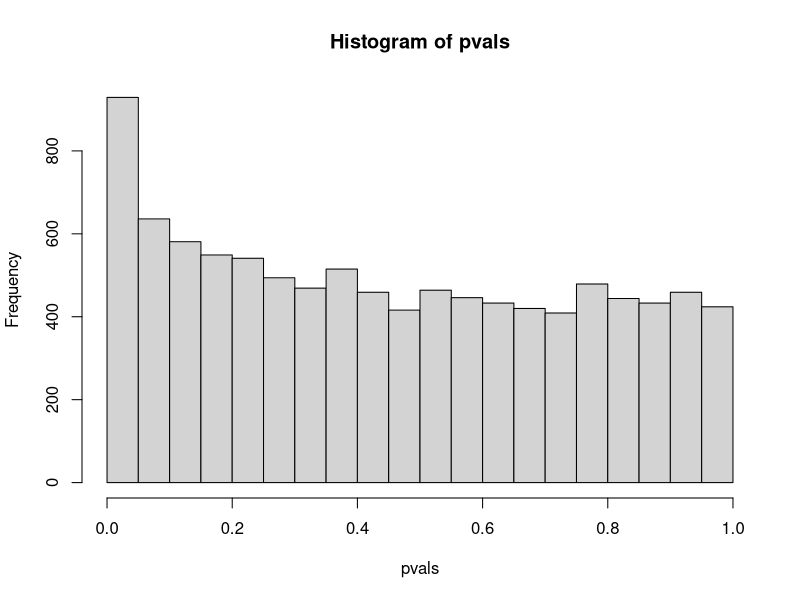
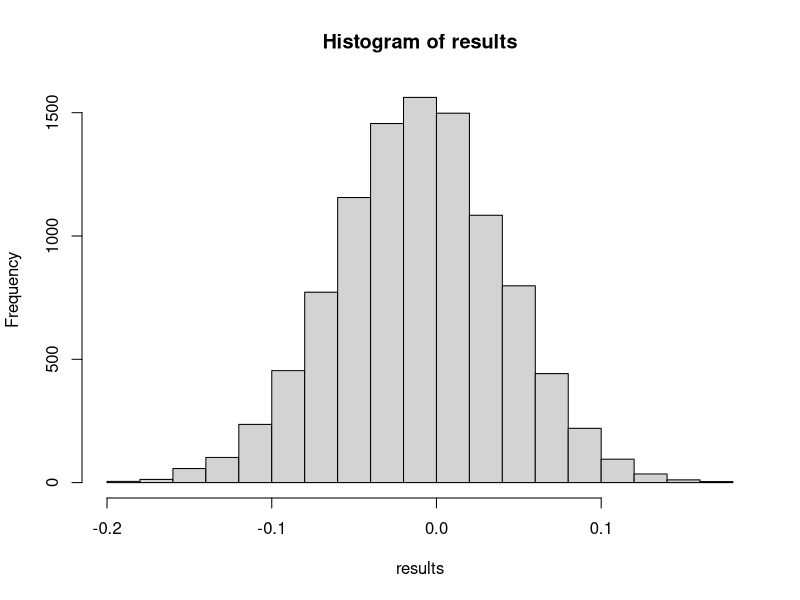
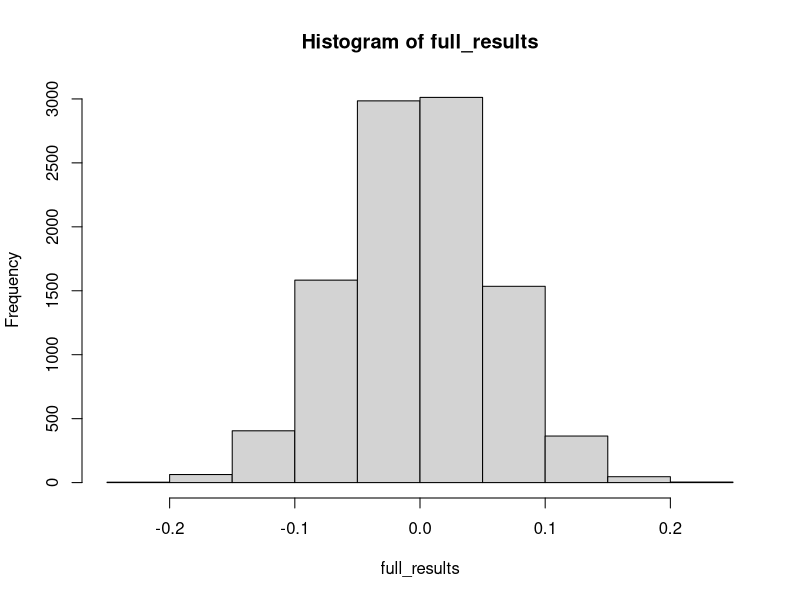
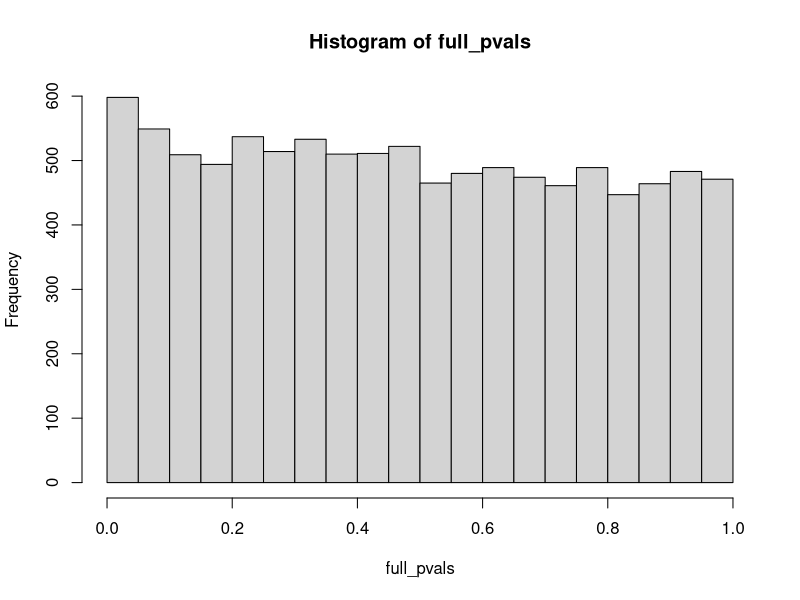

These charts were generated, in order, by the following R code: (Note: a time limit stopped this script after it produced the figures.)
## ---- chunk 1
knitr::opts_chunk$set(echo = TRUE)
library(MASS)
library(ggplot2)
## ---- chunk 2

results <- list()
pvals <- list()
full_results <- list()
full_pvals <- list()
plots <- list()
fits <- list()
full_fits <- list()
band_results <- list()
band_pvals <- list()

outcome <- 'retain_yr_2'

iters <- 10000

for (i in 1:iters) {

  N <- 2000 # number of teachers (roughly what's in the paper, per year)
  mu1 <- 0 # year 1 mean
  mu2 <- 0 # year 2 mean
  rho <- .35 # common year-to-year correlation in teacher value-added from https://www.brookings.edu/research/evaluating-teachers-the-important-role-of-value-added/
  
  # Generate bivariate normal data
  mu <- c(mu1,mu2) # Mean vector
  sigma <- matrix(c(1, rho, rho, 1),
             2) # Covariance matrix
  
  teacher_scores <- mvrnorm(N, mu = mu, Sigma = sigma ) 
  colnames(teacher_scores) <- c("Year 1 Score","Year 2 Score")
  
  # Create ME score cutoff indicator
  cutoff <- -1 # 16% of ME vs E sample were ME; qnorm(.16) = -1
  data <- data.frame(teacher_scores)
  data$ME_1 <- data$Year.1.Score < cutoff
  data$ME_2 <- data$Year.2.Score < cutoff
  
  # simulate retention
  theta <- .4 # relationship between retention probability and score
  base <- 1.5 # base rate of retention parameter
  data$prob_of_retention_yr1 <- 1/(1+exp(-1*(base + theta*data$Year.1.Score)))
  data$prob_of_retention_yr2 <- 1/(1+exp(-1*(base + theta*data$Year.2.Score)))
  
  data$retain_yr_1 <- rbinom(nrow(data), 1, data$prob_of_retention_yr1)
  data$retain_yr_2 <- rbinom(nrow(data), 1, data$prob_of_retention_yr2)
  
  # Check conditional retention rates
  mean(data$retain_yr_1[data$ME_1==1])
  mean(data$retain_yr_1[data$ME_1==0])
  
  #plot(density(data$Year.2.Score[data$ME_1==0]))
  
  # distance from cutoff
  data$yr2_dist <- abs(data$Year.2.Score - cutoff)
  data$Year.2.Score_centered <- data$Year.2.Score - cutoff
  
  # Create interaction to let slope vary after cutoff
  data$yr2_scoreXME_2 <- data$ME_2*data$Year.2.Score_centered
  
  # RD model
  RD_formula <- paste0(outcome, ' ~ ME_2 + Year.2.Score_centered + yr2_scoreXME_2')
  RD <- lm(RD_formula, data = subset(data, ME_1==0))
  band_RD <- lm(RD_formula, data = subset(data, ME_1==0 & yr2_dist < 1))
  RD_full <- lm(RD_formula, data = subset(data, yr2_dist < 1))
  
  if (i <= 10) {
    fits[[i]] <- RD
    full_fits[[i]] <- RD_full
  }
  
  results[[i]] <- RD$coefficients[[2]]
  pvals[[i]] <- summary(RD)$coefficients[[2,4]]
  
  band_results[[i]] <- band_RD$coefficients[[2]]
  band_pvals[[i]] <- summary(band_RD)$coefficients[[2,4]]
  
  full_results[[i]] <- RD_full$coefficients[[2]]
  full_pvals[[i]] <- summary(RD_full)$coefficients[[2,4]]
  
  data$est_ret_prob_yr2 <- predict(RD, data)
  
  if (i <= 10) {
    plots[[i]] <- ggplot(data, aes(x=Year.2.Score , y=retain_yr_2)) +
      stat_summary_bin(fun.y='mean', bins=20,
                       color='blue', size=2, geom='point') +
        geom_line(color='red', data=subset(data, ME_2==0 & ME_1==0), aes(x=Year.2.Score, y=est_ret_prob_yr2)) +
        geom_line(color='red', data=subset(data, ME_2==1 & ME_1==0), aes(x=Year.2.Score, y=est_ret_prob_yr2)) +
        geom_vline(xintercept=cutoff, color='black', linetype='dashed')
  }
}

results <- unlist(results)
pvals <- unlist(pvals)
full_results <- unlist(full_results)
full_pvals <- unlist(full_pvals)
band_results <- unlist(band_results)
band_pvals <- unlist(band_pvals)
hist(pvals)
hist(results)
hist(full_results)
hist(full_pvals)
## ---- chunk 3
results <- list()
pvals <- list()
full_results <- list()
full_pvals <- list()
plots <- list()
fits <- list()
full_fits <- list()
band_results <- list()
band_pvals <- list()

outcome <- 'retain_yr_2'

iters <- 10000

for (i in 1:iters) {

  N <- 2000 # number of teachers (roughly what's in the paper, per year)
  true_scores <- rnorm(N, mean=0, sd=1)
  sigma <- 2 # measurement error (gets year-to-year correlation similar to 1st section)
  Year.1.error <- rnorm(N, mean=0, sd=sigma)
  Year.2.error <- rnorm(N, mean=0, sd=sigma)
  Year.3.error <- rnorm(N, mean=0, sd=sigma)
  
  data <- data.frame(true_scores=true_scores)
  data$Year.1.Score <- data$true_scores + Year.1.error
  data$Year.2.Score <- data$true_scores + Year.2.error
  data$Year.3.Score <- data$true_scores + Year.3.error
  
  # Create ME score cutoff indicator
  cutoff <- -1 # 16% of ME vs E sample were ME; qnorm(.16) = -1
  data$ME_1 <- data$Year.1.Score < cutoff
  data$ME_2 <- data$Year.2.Score < cutoff
  
  # simulate retention
  theta <- .4 # relationship between retention probability and score
  base <- 1.5 # base rate of retention parameter
  data$prob_of_retention_yr1 <- 1/(1+exp(-1*(base + theta*data$Year.1.Score)))
  data$prob_of_retention_yr2 <- 1/(1+exp(-1*(base + theta*data$Year.2.Score)))
  
  data$retain_yr_1 <- rbinom(nrow(data), 1, data$prob_of_retention_yr1)
  data$retain_yr_2 <- rbinom(nrow(data), 1, data$prob_of_retention_yr2)
  
  # Check conditional retention rates
  mean(data$retain_yr_1[data$ME_1==1])
  mean(data$retain_yr_1[data$ME_1==0])
  
  #plot(density(data$Year.2.Score[data$ME_1==0]))
  
  # distance from cutoff
  data$yr2_dist <- abs(data$Year.2.Score - cutoff)
  data$Year.2.Score_centered <- data$Year.2.Score - cutoff
  
  # Create interaction to let slope vary after cutoff
  data$yr2_scoreXME_2 <- data$ME_2*data$Year.2.Score_centered
  
  # RD model
  RD_formula <- paste0(outcome, ' ~ ME_2 + Year.2.Score_centered + yr2_scoreXME_2')
  RD <- lm(RD_formula, data = subset(data, ME_1==0))
  band_RD <- lm(RD_formula, data = subset(data, ME_1==0 & yr2_dist < 1))
  RD_full <- lm(RD_formula, data = subset(data, yr2_dist < 1))
  
  if (i <= 10) {
    fits[[i]] <- RD
    full_fits[[i]] <- RD_full
  }
  
  results[[i]] <- RD$coefficients[[2]]
  pvals[[i]] <- summary(RD)$coefficients[[2,4]]
  
  band_results[[i]] <- band_RD$coefficients[[2]]
  band_pvals[[i]] <- summary(band_RD)$coefficients[[2,4]]
  
  full_results[[i]] <- RD_full$coefficients[[2]]
  full_pvals[[i]] <- summary(RD_full)$coefficients[[2,4]]
  
  data$est_ret_prob_yr2 <- predict(RD, data)
  
  if (i <= 10) {
    plots[[i]] <- ggplot(data, aes(x=Year.2.Score , y=retain_yr_2)) +
      stat_summary_bin(fun.y='mean', bins=20,
                       color='blue', size=2, geom='point') +
        geom_line(color='red', data=subset(data, ME_2==0 & ME_1==0), aes(x=Year.2.Score, y=est_ret_prob_yr2)) +
        geom_line(color='red', data=subset(data, ME_2==1 & ME_1==0), aes(x=Year.2.Score, y=est_ret_prob_yr2)) +
        geom_vline(xintercept=cutoff, color='black', linetype='dashed')
  }
}

results <- unlist(results)
pvals <- unlist(pvals)
full_results <- unlist(full_results)
full_pvals <- unlist(full_pvals)
band_results <- unlist(band_results)
band_pvals <- unlist(band_pvals)
hist(pvals)
hist(results)
hist(full_results)
hist(full_pvals)
